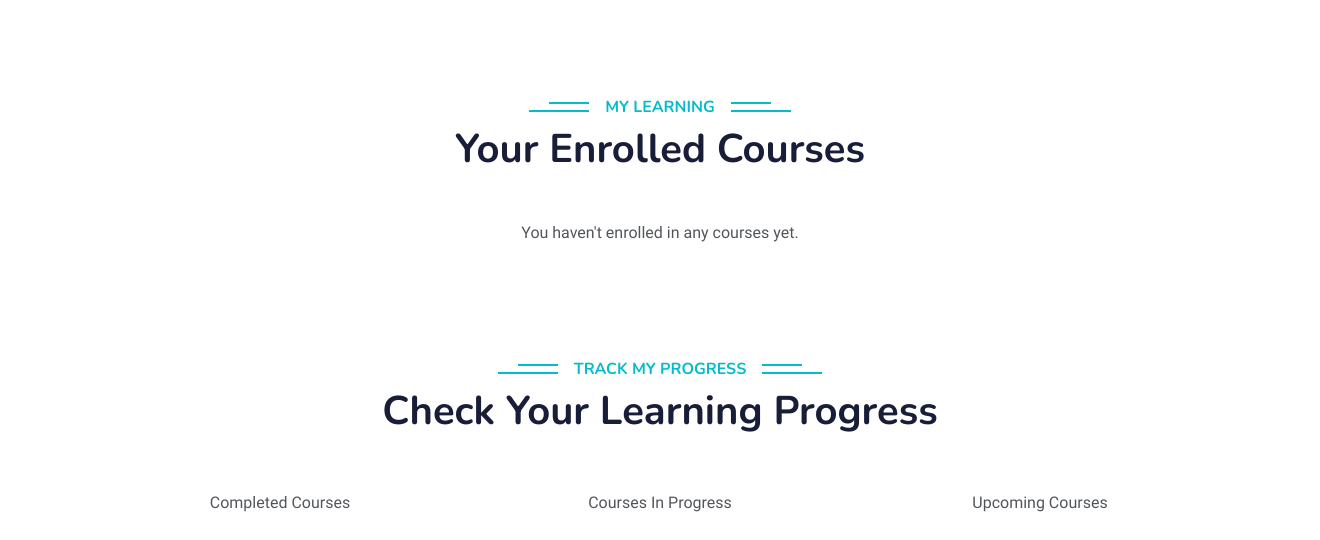
/dashboard/ (signed in, lower part), run on an earlier commit of the app's database.
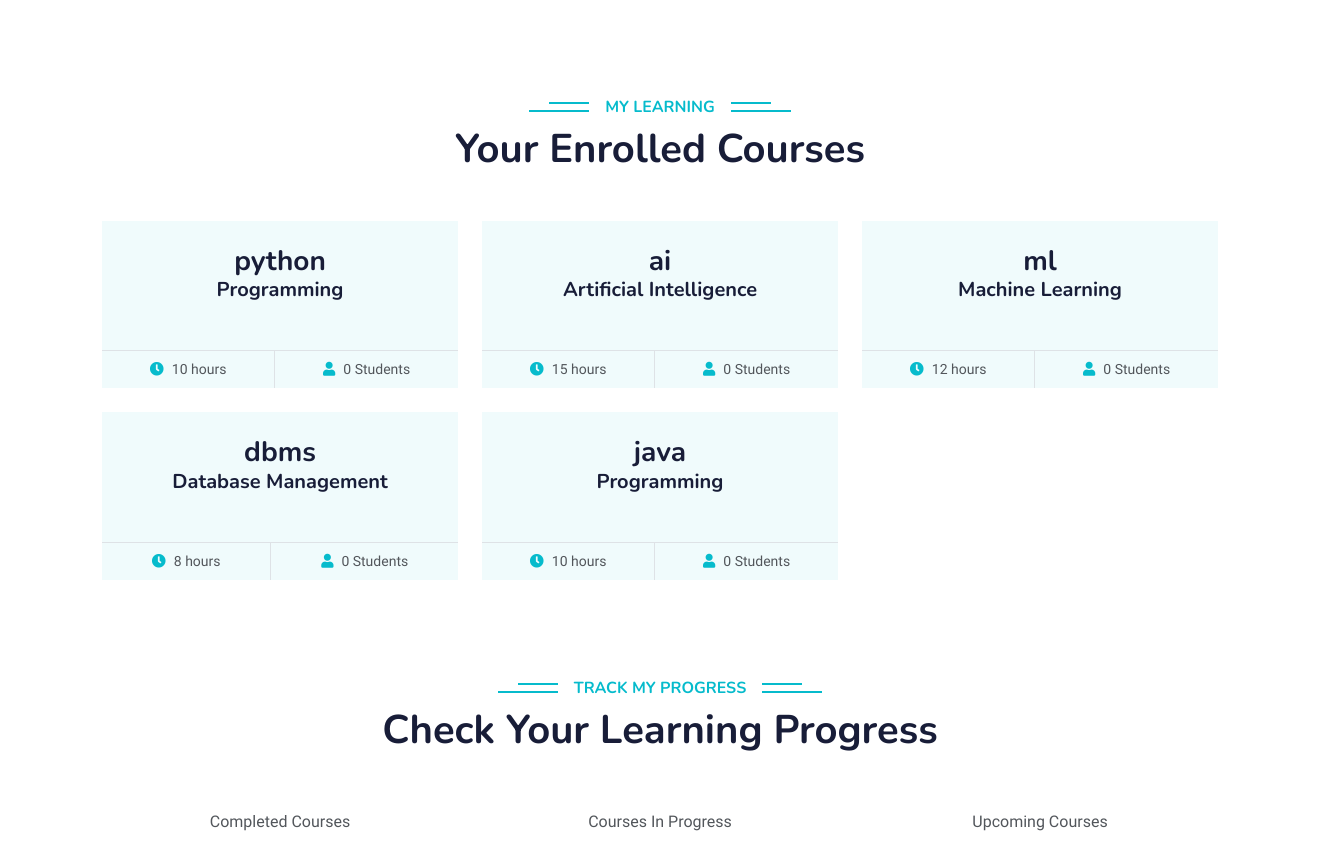
And on a later commit of the database.
### log_sig/models.py (models this page shows, shortened)
class Course(models.Model):
    name = models.CharField(max_length=100)
    category = models.CharField(max_length=100)
    duration = models.CharField(max_length=50)
    students = models.IntegerField(default=0)

### dashboard/views.py (the view)
# urls.py: path('dashboard/', include('dashboard.urls')),
@login_required
def dashboard(request):
    enrolled_courses = request.user.enrolled_courses.all()  # Assuming a ManyToMany relationship
    return render(request, 'dashboard.html', {'enrolled_courses': enrolled_courses})

### dashboard/templates/dashboard.html (shortened to what this page needs)
{% load static %}
<!DOCTYPE html>
<html lang="en">
<head>
    <link href="https://cdnjs.cloudflare.com/ajax/libs/font-awesome/5.10.0/css/all.min.css" rel="stylesheet">
    <link href="https://cdn.jsdelivr.net/npm/bootstrap-icons@1.4.1/font/bootstrap-icons.css" rel="stylesheet">
    <link href="{% static 'css/bootstrap.min.css' %}" rel="stylesheet">
    <link href="{% static 'css/style.css' %}" rel="stylesheet">
</head>
<body>
    <br>
    <div class="container-xxl py-5" id="courses">
        </div>
    <div class="container-xxl py-5">
        <div class="container">
            <div class="text-center wow fadeInUp" data-wow-delay="0.1s">
                <h6 class="section-title bg-white text-center text-primary px-3">My Learning</h6>
                <h1 class="mb-5">Your Enrolled Courses</h1>
            </div>
            <div class="row g-4">
                {% for course in enrolled_courses %}
                <div class="col-lg-4 col-md-6 wow fadeInUp" data-wow-delay="0.1s">
                    <div class="course-item bg-light">
                        <div class="text-center p-4">
                            <h3 class="mb-0">{{ course.name }}</h3>
                            <h5 class="mb-4">{{ course.category }}</h5>
                        </div>
                        <div class="d-flex border-top">
                            <small class="flex-fill text-center border-end py-2"><i class="fa fa-clock text-primary me-2"></i>{{ course.duration }}</small>
                            <small class="flex-fill text-center py-2"><i class="fa fa-user text-primary me-2"></i>{{ course.students }} Students</small>
                        </div>
                    </div>
                </div>
                {% empty %}
                <p class="text-center">You haven't enrolled in any courses yet.</p>
                {% endfor %}
            </div>
        </div>
    </div>
    <div class="container-xxl py-5">
        <div class="container">
            <div class="text-center wow fadeInUp" data-wow-delay="0.1s">
                <h6 class="section-title bg-white text-center text-primary px-3">Track My Progress</h6>
                <h1 class="mb-5">Check Your Learning Progress</h1>
            </div>
            <div class="row g-4 text-center">
                <div class="col-lg-4 col-md-6 wow fadeInUp" data-wow-delay="0.1s">
                    <p>Completed Courses</p>
                </div>
                <div class="col-lg-4 col-md-6 wow fadeInUp" data-wow-delay="0.3s">
                    <p>Courses In Progress</p>
                </div>
                <div class="col-lg-4 col-md-6 wow fadeInUp" data-wow-delay="0.5s">
                    <p>Upcoming Courses</p>
                </div>
            </div>
        </div>
    </div>
</body>
</html>

### dashboard/static/css/style.css (style rules this page uses)
:root { --primary: #06BBCC; --light: #F0FBFC; --dark: #181d38; }
.section-title { position: relative; display: inline-block; text-transform: uppercase; }
.section-title::before { position: absolute; content: ""; width: calc(100% + 80px); height: 2px; top: 4px; left: -40px; background: var(--primary); z-index: -1; }
.section-title::after { position: absolute; content: ""; width: calc(100% + 120px); height: 2px; bottom: 5px; left: -60px; background: var(--primary); z-index: -1; }

What changed in the data, as far as the page shows it:
added Course: name "python", category "Programming", duration "10 hours", students "0"
added Course: name "ai", category "Artificial Intelligence", duration "15 hours", students "0"
added Course: name "ml", category "Machine Learning", duration "12 hours", students "0"
added Course: name "dbms", category "Database Management", duration "8 hours", students "0"
added Course: name "java", category "Programming", duration "10 hours", students "0"
Also different on the page:
text no longer shown: "You haven't enrolled in any courses yet."
